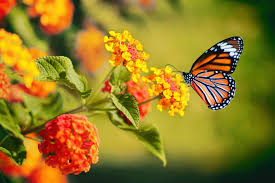
#> input picture DeepLearning/images.jpg, 275 x 183 px
$ python 12OpenCVPixel.py
#> lines starting #> are read from the running program, lines starting #| are printed output that depends on the picture
# show color image to grayscale image.

import cv2
import numpy as np
import matplotlib.pyplot as plt

def main():
    # Read the image
    img = cv2.imread("images.jpg")
#> img is the input picture: shape (183, 275, 3); mean B, G, R 35, 121.5, 146.4

    # Convert to grayscale
    gray = cv2.cvtColor(img, cv2.COLOR_BGR2GRAY)
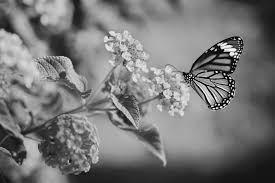
#> gray: shape (183, 275); min 0, max 255, mean 119.1

    # Display image + pixel grid
    plt.figure(figsize = (10, 5))

    plt.subplot(1, 2, 1)
    plt.imshow(gray, cmap = "gray")
    plt.title("GrayScale image")
    plt.axis("off")

    plt.subplot(1, 2, 2)
    plt.imshow(gray, cmap = "gray")
    plt.colorbar(label = "Pixel Value")
    plt.title("Pixel Values")
    plt.show()
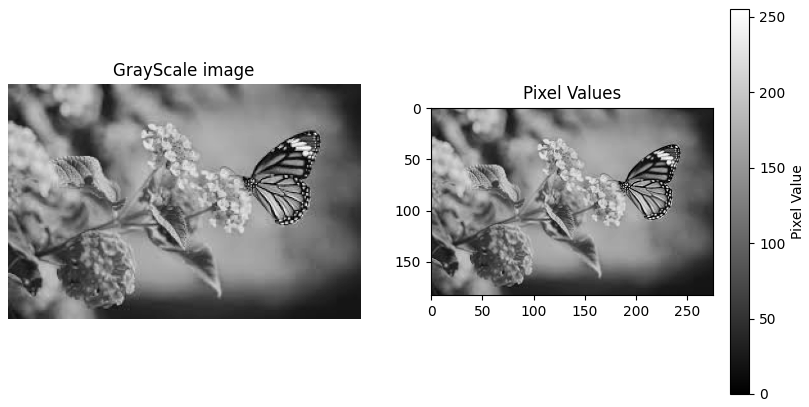
#> figure drawn by matplotlib, 3 panels

if __name__ == "__main__":
    main()
